Frame 1 (no input): blank canvas, image omitted
Frame 60 (the mouse pressed at the canvas centre just before this capture): blank canvas, image omitted
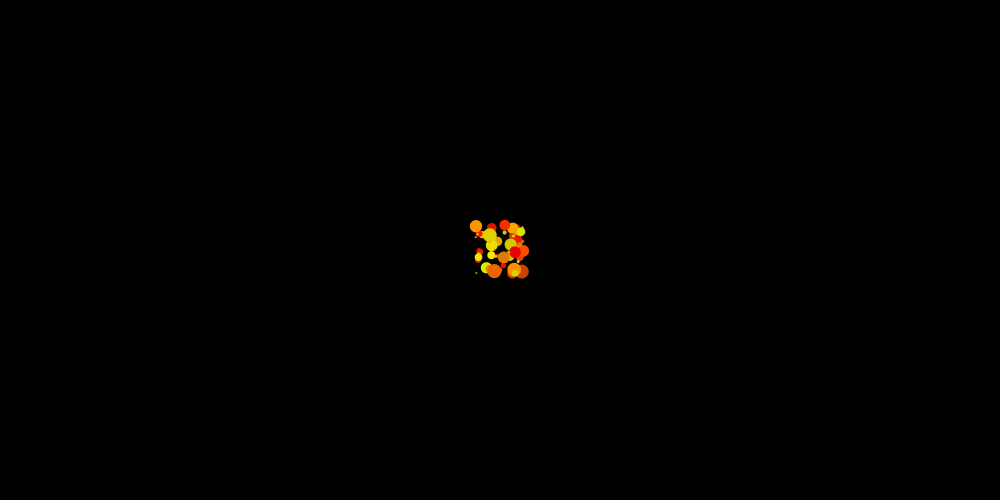
Frame 120 (the mouse held since frame 60 and released just before this capture)

The Processing sketch whose frames 1 and 60 were blank and that drew this single picture after the mouse press (run headless with seeded random() and noise(); from frame 60 on, the mouse is pressed at the canvas centre):

// Processing sketch: processing_136094
// ── processing_136094.pde

// Based on Ball Draw Tool by A. Stauffer, 2014

void setup(){
  size(1000, 500);
  background(0);
  noStroke();
}

void draw(){
  if(mousePressed){
    float size=random(1,15);
    fill(random(200,255),random(0,250),0);
    
    ellipse(mouseX+random(-25,25),mouseY+random(-25,25),size,size);
  }
}
